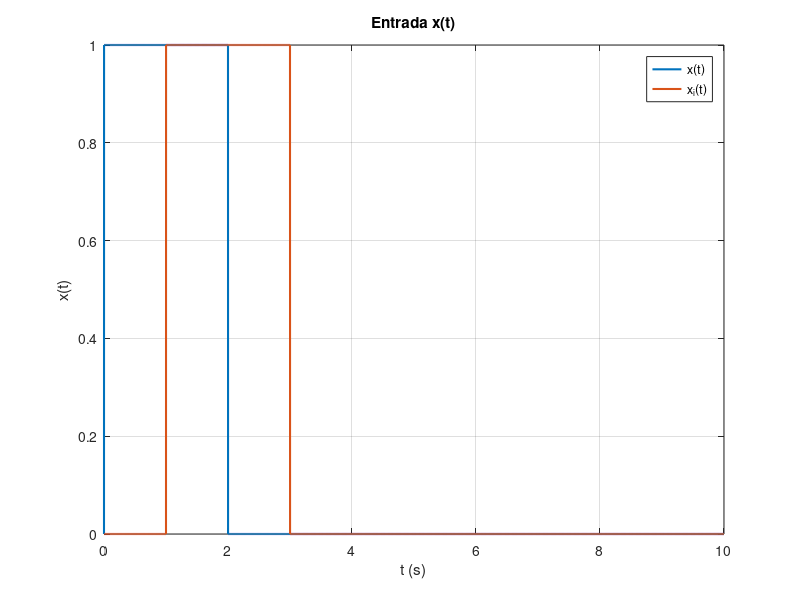

MATLAB code to generate this figure: (Note: this script raises an error after producing the figure.)
clear; clc; close all;
%%
% Parametros de simulacion
dt  = 1e-3;
t_end = 10;
t = 0:dt:t_end;

%% ******************** EJERCICIO 1 ******************** %%
T = 0;
x = 1*(t > T) - 1*(t > T + 2);
T = 1;
xi = 1*(t > T) - 1*(t > T + 2); 

figure
plot(t, x, 'LineWidth', 1.5); grid on; hold on
plot(t, xi, 'LineWidth', 1.5);
xlabel('t (s)'); ylabel('x(t)')
title('Entrada x(t)')
legend('x(t)', 'x_i(t)')

%% ******************** EJERCICIO 2 ******************** %%

syms t u(t)          % Esto |define 't' como variable y 'u' como función de 't'
x = u(t) - u(t-2)    % Define x(t) de forma pura
xi = subs(x, t, t-1) % Define xi(t) como x(t-1) desplazada
